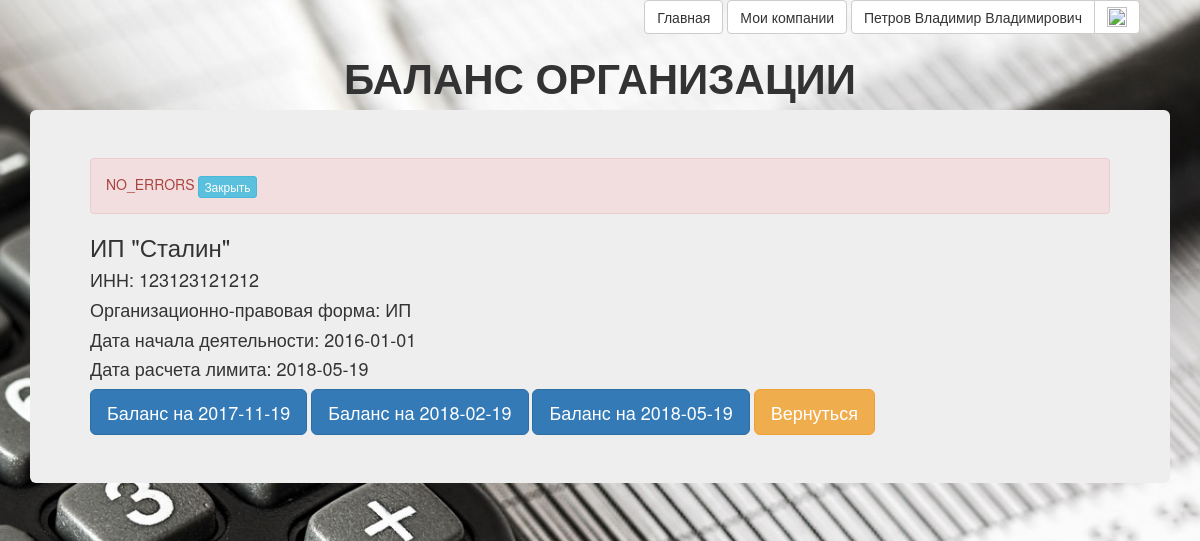
The app's page /cred_limit/balance_dates.php?Company_Id=10 (signed in) with its own data.
### tables this page shows
CREATE TABLE `users` (
  `id` bigint(20) UNSIGNED NOT NULL,
  `email` char(64) NOT NULL,
  `nickname` char(64) NOT NULL,
  `password` char(225) NOT NULL,
  `fullname` char(100) DEFAULT NULL,
  `newsletter` tinyint(1) DEFAULT NULL,
  `status_active` tinyint(1) NOT NULL
);

CREATE TABLE `company` (
  `Id` int(10) UNSIGNED NOT NULL,
  `INN` bigint(20) UNSIGNED NOT NULL,
  `GSZ_Id` tinyint(2) UNSIGNED NOT NULL,
  `User_Id` bigint(20) UNSIGNED NOT NULL,
  `Name` char(150) NOT NULL,
  `OPF_Id` tinyint(2) UNSIGNED NOT NULL,
  `SNO_Id` tinyint(2) UNSIGNED NOT NULL,
  `Date_Registr` date DEFAULT NULL,
  `Date_Begin_Work` date DEFAULT NULL
);

CREATE TABLE `opf` (
  `Id` tinyint(2) UNSIGNED NOT NULL,
  `Brief_Name` varchar(10) NOT NULL,
  `Full_Name` varchar(100) NOT NULL,
  `INN_Length` tinyint(2) UNSIGNED NOT NULL,
  `Is_Corporation` tinyint(1) NOT NULL DEFAULT '1' COMMENT 'Признак того, что компания является организацией (не ИП). У ИП=0, у других = 1.'
);

CREATE TABLE `calc_limit_dates` (
  `Id` tinyint(2) NOT NULL,
  `Date_calc_limit` date NOT NULL,
  `GSZ_Id` tinyint(2) UNSIGNED NOT NULL
);

### registration/lib/common.php (called while the page is built, shortened)
<?php
function get_current_user_id()
{
	return $_SESSION['user_id'];
}
function db_user_find_by_id($dbh, $id)
{
	$query = 'SELECT * FROM users WHERE id=?';
	$stmt = mysqli_prepare($dbh, $query);
	mysqli_stmt_bind_param($stmt, 's', $id);
	if (mysqli_stmt_execute($stmt) === false)
		db_handle_error($dbh);
	$qr = mysqli_stmt_get_result($stmt);
	$result = mysqli_fetch_assoc($qr);
	return $result;
}

### cred_limit/script/cred_limit_scripts.php (called while the page is built, shortened)
<?php
require_once($_SERVER['DOCUMENT_ROOT'].'/script/app_config.php');
class GSZ_Item
{
	function __construct($id)
	{
		$query = "SELECT `Brief_Name`, `Full_Name` FROM GSZ WHERE `Id`={$id}";
		$row = getRow($query);
		$query = "SELECT min(`Date_Begin_Work`) FROM `company` WHERE `GSZ_Id`={$id}";
		$Date_Begin_Work = getCell($query);
		$query = "SELECT COUNT(*) FROM `company` WHERE `GSZ_Id`={$id}";
		$NumberCompany = getCell($query);
		$query = "SELECT `Id`, `Date_calc_limit` FROM `calc_limit_dates` WHERE `GSZ_Id`={$id}";
		$result_array = getRow($query);
		$Date_calc_limit = $result_array['Date_calc_limit'];
		$this->Date_calc_limit = (is_null($Date_calc_limit) ? "" : $Date_calc_limit);
	}
}
class Company_Item
{
	function __construct($Company_Id)
	{
		$query = "SELECT `A`.`Name` AS `Name`, `A`.`INN` AS `INN`, `A`.`GSZ_Id` AS `GSZ_Id`, `A`.`OPF_Id` AS `OPF_Id`, `A`.`SNO_Id` AS `SNO_Id`, `B`.`Brief_Name` AS `OPF`, ";
		$query .= " `C`.`Brief_Name` AS `SNO`, `D`.`Brief_Name` AS  `GSZ_Name`, `A`.`Date_Registr`, `A`.`Date_Begin_Work`, `B`.`Is_Corporation` ";
		$query .= "FROM `Company` `A`, `OPF` `B`, `SNO` `C` , `GSZ` `D` ";
		$query .= "WHERE `A`.`Id`={$Company_Id} AND (`A`.`OPF_Id`=`B`.`Id`) AND (`A`.`SNO_Id`=`C`.`Id`) AND (`A`.`GSZ_Id`=`D`.`Id`)";
		$row = getRow($query);
		$this->Id = $Company_Id;
		$this->Name = htmlspecialchars($row['Name']);
		$this->INN = $row['INN'];
		$this->GSZ_Id = $row['GSZ_Id'];
		$this->OPF = $row['OPF'];
		$this->Date_Begin_Work = (is_null($row['Date_Begin_Work']) ? "" : $row['Date_Begin_Work']);
		$this->Is_Corporation = $row['Is_Corporation'];
	}
}
function get_error_message()
{
	if (isset($_GET['error']))
		return (ERROR_MESSAGE_PREFIX . '<strong>'.htmlspecialchars(urldecode($_GET['error'])).'.</strong>');
	else
		return NO_ERRORS_MESSAGE;
}
function get_Balance_Dates($Date_calc_limit, $is_Corporation = 0)
{
	$Balance_Dates = [];
	$Date1 = new DateTime($Date_calc_limit);
	if ($is_Corporation)
	{
		$month = (int)($Date1->format("n"));
		if ($month <= 3) $Date3 = $Date1->format("Y-01-01");
		if (($month >= 4) and ($month <= 6)) $Date3 = $Date1->format("Y-04-01");
		if (($month >= 7) and ($month <= 9)) $Date3 = $Date1->format("Y-07-01");
		if ($month >= 10) $Date3 = $Date1->format("Y-10-01");
	}
	else
	{
		$Date3 = $Date_calc_limit;
	};
	$Date = new DateTime($Date3);
	$Date->modify("-6 month");
	$Balance_Dates[] = $Date->format("Y-m-d");
	$Date = new DateTime($Date3);
	$Date->modify("-3 month");
	$Balance_Dates[] = $Date->format("Y-m-d");
	$Balance_Dates[] = $Date3;
	return $Balance_Dates;
}

### script/finansist_scripts.php (called while the page is built, shortened)
<?php
require_once $_SERVER['DOCUMENT_ROOT'].'/registration/lib/common.php';
function xss($data)
{
    if (is_array($data))
    {
        $escaped = array();
        foreach ($data as $key => $value)
        {
            $escaped[$key] = xss($value);
        }
        return $escaped;
    }
    return trim(htmlspecialchars($data));
}
function getCell($query)
{
    global $mysqli;
    $result_set = $mysqli->query($query);
    $arr = array_values($result_set->fetch_assoc());
    return $arr[0];
}
function getRow($query)
{
    global $mysqli;
    $result_set = $mysqli->query($query);
    $row = $result_set->fetch_assoc();
    return $row;
}
?>

### script/app_config.php (called while the page is built, shortened)
<?php
require_once 'finansist_scripts.php';
$get = xss($_GET);

### cred_limit/balance_dates.php (the view, shortened to what this page needs)
<?php
	require_once('./script/cred_limit_scripts.php');
    $company = new Company_Item($get["Company_Id"]);
    $GSZ = new GSZ_Item($company->GSZ_Id);
	$Balance_Dates = get_Balance_Dates($GSZ->Date_calc_limit, $company->Is_Corporation);
	$error_message = get_error_message();
	include_once ($_SERVER['DOCUMENT_ROOT'].'\registration\header_login.php');
?>
<!DOCTYPE html>
<html>
<head>
	<link href="/css/bootstrap.min.css" rel="stylesheet"/>
	<link href="/css/style.css" rel="stylesheet"/>
</head>
<body>
	<div class="container">
		<header>
			<h2 class="text-center">БАЛАНС ОРГАНИЗАЦИИ</h2>
		</header>
		<div class="jumbotron">
			<div id="error_message_div" class="alert alert-danger" role="alert">
				<span id="error_message"><?=$error_message?></span>
				<button id="btnError_message" type="button" class="btn btn-info btn-xs">Закрыть</button>
			</div>
            <h3><?=$company->Name?></h3>
            <h4>ИНН: <?=$company->INN?></h4>
            <h4>Организационно-правовая форма: <?=$company->OPF?></h4>
            <h4>Дата начала деятельности: <?=$company->Date_Begin_Work?></h4>
            <h4>Дата расчета лимита: <?=$GSZ->Date_calc_limit?></h4>
            <a class="btn btn-primary btn-lg"
                href="<?=HTML_PATH_BALANCE_FORM?>?Company_Id=<?=$company->Id?>&date=<?=$Balance_Dates[0]?>">
                Баланс на <?=$Balance_Dates[0]?></a>
            <a class="btn btn-primary btn-lg"
                href="<?=HTML_PATH_BALANCE_FORM?>?Company_Id=<?=$company->Id?>&date=<?=$Balance_Dates[1]?>">
                Баланс на <?=$Balance_Dates[1]?></a>
            <a class="btn btn-primary btn-lg"
                href="<?=HTML_PATH_BALANCE_FORM?>?Company_Id=<?=$company->Id?>&date=<?=$Balance_Dates[2]?>">
                Баланс на <?=$Balance_Dates[2]?></a>
            <a class="btn btn-warning btn-lg" href="<?=HTML_PATH_FINANCE_COMPANY_LIST_FORM?>?GSZ_Id=<?=$company->GSZ_Id?>">Вернуться</a>
		</div>
	</div>
</body>
</html>

### registration/header_login.php (shortened to what this page needs)
<?php
$dbh = db_connect();
$current_user = db_user_find_by_id($dbh, get_current_user_id());
?>
<html>
<div align="right" style="margin-right:5%" class="wrapper">
		<?php if ($current_user): ?>
			<a href="../" class="btn btn-default">Главная</a>
			<a href="../registration\users_company.php" class="btn btn-default">Мои компании</a>
			<div class="btn-group">
			  <a href="../registration/users_setting.php" title="Настройки профиля" class="btn btn-default"><?= $current_user['fullname'] ?></a>
			  <a href="../registration/logout.php" title="Выход" class="btn btn-default"><img width="20" height="20" src="../img/Out.png"></a>
			</div>
		<?php endif; ?>
</div>
</html>

### css/style.css (style rules this page uses)
body { background-image: url(../img/bg.jpg); height: 100%; background-repeat: no-repeat; background-size: cover; }
h2 { font-size: 42px; font-style: normal; font-weight: 700; text-transform: uppercase; }
.jumbotron { text-align: left; }

### records on screen
users: fullname "Петров Владимир Владимирович"
company: Name "ИП \"Сталин\"", INN "123123121212", OPF_Id.Brief_Name "ИП", Date_Begin_Work "2016-01-01"
calc_limit_dates: Date_calc_limit "2018-05-19", Date_calc_limit.Is_Corporation "2017-11-19", Date_calc_limit.Is_Corporation "2018-02-19"

### other values on screen
$error_message "NO_ERRORS"
